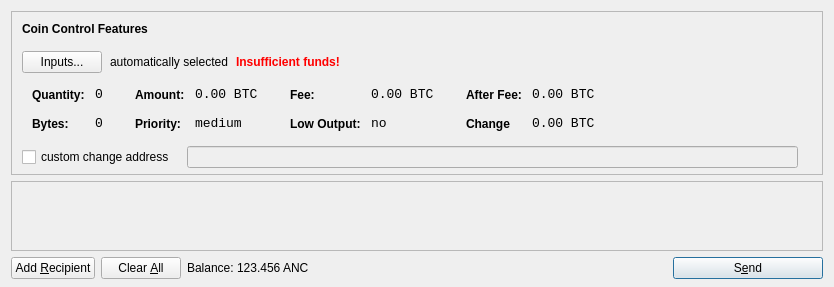
<?xml version="1.0" encoding="UTF-8"?>
<ui version="4.0">
 <class>SendCoinsDialog</class>
 <widget class="QDialog" name="SendCoinsDialog">
  <property name="geometry">
   <rect>
    <x>0</x>
    <y>0</y>
    <width>686</width>
    <height>217</height>
   </rect>
  </property>
  <property name="windowTitle">
   <string>Send Coins</string>
  </property>
<layout class="QVBoxLayout" name="verticalLayout" stretch="0,1,0">
   <property name="bottomMargin">
    <number>8</number>
   </property>
   <item>
    <widget class="QFrame" name="frameCoinControl">
     <property name="sizePolicy">
      <sizepolicy hsizetype="Expanding" vsizetype="Expanding">
       <horstretch>0</horstretch>
       <verstretch>0</verstretch>
      </sizepolicy>
     </property>
     <property name="maximumSize">
      <size>
       <width>16777215</width>
       <height>16777215</height>
      </size>
     </property>
     <property name="frameShape">
      <enum>QFrame::StyledPanel</enum>
     </property>
     <property name="frameShadow">
      <enum>QFrame::Sunken</enum>
     </property>
     <layout class="QVBoxLayout" name="verticalLayoutCoinControl2">
      <property name="spacing">
       <number>-1</number>
      </property>
      <property name="leftMargin">
       <number>0</number>
      </property>
      <property name="topMargin">
       <number>0</number>
      </property>
      <property name="rightMargin">
       <number>0</number>
      </property>
      <property name="bottomMargin">
       <number>6</number>
      </property>
      <item>
       <layout class="QVBoxLayout" name="verticalLayoutCoinControl" stretch="0,0,0,0,1">
        <property name="spacing">
         <number>0</number>
        </property>
        <property name="leftMargin">
         <number>10</number>
        </property>
        <property name="topMargin">
         <number>10</number>
        </property>
        <item>
         <layout class="QHBoxLayout" name="horizontalLayoutCoinControl1">
          <property name="bottomMargin">
           <number>15</number>
          </property>
          <item>
           <widget class="QLabel" name="labelCoinControlFeatures">
            <property name="sizePolicy">
             <sizepolicy hsizetype="Preferred" vsizetype="Maximum">
              <horstretch>0</horstretch>
              <verstretch>0</verstretch>
             </sizepolicy>
            </property>
            <property name="font">
             <font>
              <weight>75</weight>
              <bold>true</bold>
             </font>
            </property>
            <property name="styleSheet">
             <string notr="true">font-weight:bold;</string>
            </property>
            <property name="text">
             <string>Coin Control Features</string>
            </property>
           </widget>
          </item>
         </layout>
        </item>
        <item>
         <layout class="QHBoxLayout" name="horizontalLayoutCoinControl2" stretch="0,0,0,0">
          <property name="spacing">
           <number>8</number>
          </property>
          <property name="bottomMargin">
           <number>10</number>
          </property>
          <item>
           <widget class="QPushButton" name="pushButtonCoinControl">
            <property name="styleSheet">
             <string notr="true"/>
            </property>
            <property name="text">
             <string>Inputs...</string>
            </property>
           </widget>
          </item>
          <item>
           <widget class="QLabel" name="labelCoinControlAutomaticallySelected">
            <property name="text">
             <string>automatically selected</string>
            </property>
            <property name="margin">
             <number>5</number>
            </property>
           </widget>
          </item>
          <item>
           <widget class="QLabel" name="labelCoinControlInsuffFunds">
            <property name="font">
             <font>
              <weight>75</weight>
              <bold>true</bold>
             </font>
            </property>
            <property name="styleSheet">
             <string notr="true">color:red;font-weight:bold;</string>
            </property>
            <property name="text">
             <string>Insufficient funds!</string>
            </property>
            <property name="margin">
             <number>5</number>
            </property>
           </widget>
          </item>
          <item>
           <spacer name="horizontalSpacerCoinControl">
            <property name="orientation">
             <enum>Qt::Horizontal</enum>
            </property>
            <property name="sizeHint" stdset="0">
             <size>
              <width>40</width>
              <height>1</height>
             </size>
            </property>
           </spacer>
          </item>
         </layout>
        </item>
        <item>
         <widget class="QWidget" name="widgetCoinControl" native="true">
          <property name="sizePolicy">
           <sizepolicy hsizetype="Preferred" vsizetype="Preferred">
            <horstretch>0</horstretch>
            <verstretch>0</verstretch>
           </sizepolicy>
          </property>
          <property name="minimumSize">
           <size>
            <width>0</width>
            <height>0</height>
           </size>
          </property>
          <property name="styleSheet">
           <string notr="true"/>
          </property>
          <layout class="QHBoxLayout" name="horizontalLayoutCoinControl5">
           <property name="margin">
            <number>0</number>
           </property>
           <item>
            <layout class="QHBoxLayout" name="horizontalLayoutCoinControl3" stretch="0,0,0,1">
             <property name="spacing">
              <number>20</number>
             </property>
             <property name="topMargin">
              <number>0</number>
             </property>
             <property name="bottomMargin">
              <number>10</number>
             </property>
             <item>
              <layout class="QFormLayout" name="formLayoutCoinControl1">
               <property name="horizontalSpacing">
                <number>10</number>
               </property>
               <property name="verticalSpacing">
                <number>14</number>
               </property>
               <property name="leftMargin">
                <number>10</number>
               </property>
               <property name="topMargin">
                <number>4</number>
               </property>
               <property name="rightMargin">
                <number>6</number>
               </property>
               <item row="0" column="0">
                <widget class="QLabel" name="labelCoinControlQuantityText">
                 <property name="styleSheet">
                  <string notr="true">font-weight:bold;</string>
                 </property>
                 <property name="text">
                  <string>Quantity:</string>
                 </property>
                 <property name="margin">
                  <number>0</number>
                 </property>
                </widget>
               </item>
               <item row="0" column="1">
                <widget class="QLabel" name="labelCoinControlQuantity">
                 <property name="font">
                  <font>
                   <family>Monospace</family>
                   <pointsize>10</pointsize>
                  </font>
                 </property>
                 <property name="cursor">
                  <cursorShape>IBeamCursor</cursorShape>
                 </property>
                 <property name="contextMenuPolicy">
                  <enum>Qt::ActionsContextMenu</enum>
                 </property>
                 <property name="text">
                  <string>0</string>
                 </property>
                 <property name="margin">
                  <number>0</number>
                 </property>
                 <property name="textInteractionFlags">
                  <set>Qt::LinksAccessibleByMouse|Qt::TextSelectableByKeyboard|Qt::TextSelectableByMouse</set>
                 </property>
                </widget>
               </item>
               <item row="1" column="0">
                <widget class="QLabel" name="labelCoinControlBytesText">
                 <property name="styleSheet">
                  <string notr="true">font-weight:bold;</string>
                 </property>
                 <property name="text">
                  <string>Bytes:</string>
                 </property>
                </widget>
               </item>
               <item row="1" column="1">
                <widget class="QLabel" name="labelCoinControlBytes">
                 <property name="font">
                  <font>
                   <family>Monospace</family>
                   <pointsize>10</pointsize>
                  </font>
                 </property>
                 <property name="cursor">
                  <cursorShape>IBeamCursor</cursorShape>
                 </property>
                 <property name="contextMenuPolicy">
                  <enum>Qt::ActionsContextMenu</enum>
                 </property>
                 <property name="text">
                  <string>0</string>
                 </property>
                 <property name="textInteractionFlags">
                  <set>Qt::LinksAccessibleByMouse|Qt::TextSelectableByKeyboard|Qt::TextSelectableByMouse</set>
                 </property>
                </widget>
               </item>
              </layout>
             </item>
             <item>
              <layout class="QFormLayout" name="formLayoutCoinControl2">
               <property name="horizontalSpacing">
                <number>10</number>
               </property>
               <property name="verticalSpacing">
                <number>14</number>
               </property>
               <property name="leftMargin">
                <number>6</number>
               </property>
               <property name="topMargin">
                <number>4</number>
               </property>
               <property name="rightMargin">
                <number>6</number>
               </property>
               <item row="0" column="0">
                <widget class="QLabel" name="labelCoinControlAmountText">
                 <property name="styleSheet">
                  <string notr="true">font-weight:bold;</string>
                 </property>
                 <property name="text">
                  <string>Amount:</string>
                 </property>
                 <property name="margin">
                  <number>0</number>
                 </property>
                </widget>
               </item>
               <item row="0" column="1">
                <widget class="QLabel" name="labelCoinControlAmount">
                 <property name="font">
                  <font>
                   <family>Monospace</family>
                   <pointsize>10</pointsize>
                  </font>
                 </property>
                 <property name="cursor">
                  <cursorShape>IBeamCursor</cursorShape>
                 </property>
                 <property name="contextMenuPolicy">
                  <enum>Qt::ActionsContextMenu</enum>
                 </property>
                 <property name="text">
                  <string>0.00 BTC</string>
                 </property>
                 <property name="textInteractionFlags">
                  <set>Qt::LinksAccessibleByMouse|Qt::TextSelectableByKeyboard|Qt::TextSelectableByMouse</set>
                 </property>
                </widget>
               </item>
               <item row="1" column="0">
                <widget class="QLabel" name="labelCoinControlPriorityText">
                 <property name="styleSheet">
                  <string notr="true">font-weight:bold;</string>
                 </property>
                 <property name="text">
                  <string>Priority:</string>
                 </property>
                </widget>
               </item>
               <item row="1" column="1">
                <widget class="QLabel" name="labelCoinControlPriority">
                 <property name="font">
                  <font>
                   <family>Monospace</family>
                   <pointsize>10</pointsize>
                  </font>
                 </property>
                 <property name="cursor">
                  <cursorShape>IBeamCursor</cursorShape>
                 </property>
                 <property name="contextMenuPolicy">
                  <enum>Qt::ActionsContextMenu</enum>
                 </property>
                 <property name="text">
                  <string>medium</string>
                 </property>
                 <property name="textInteractionFlags">
                  <set>Qt::LinksAccessibleByMouse|Qt::TextSelectableByKeyboard|Qt::TextSelectableByMouse</set>
                 </property>
                </widget>
               </item>
              </layout>
             </item>
             <item>
              <layout class="QFormLayout" name="formLayoutCoinControl3">
               <property name="horizontalSpacing">
                <number>10</number>
               </property>
               <property name="verticalSpacing">
                <number>14</number>
               </property>
               <property name="leftMargin">
                <number>6</number>
               </property>
               <property name="topMargin">
                <number>4</number>
               </property>
               <property name="rightMargin">
                <number>6</number>
               </property>
               <item row="0" column="0">
                <widget class="QLabel" name="labelCoinControlFeeText">
                 <property name="styleSheet">
                  <string notr="true">font-weight:bold;</string>
                 </property>
                 <property name="text">
                  <string>Fee:</string>
                 </property>
                 <property name="margin">
                  <number>0</number>
                 </property>
                </widget>
               </item>
               <item row="0" column="1">
                <widget class="QLabel" name="labelCoinControlFee">
                 <property name="font">
                  <font>
                   <family>Monospace</family>
                   <pointsize>10</pointsize>
                  </font>
                 </property>
                 <property name="cursor">
                  <cursorShape>IBeamCursor</cursorShape>
                 </property>
                 <property name="contextMenuPolicy">
                  <enum>Qt::ActionsContextMenu</enum>
                 </property>
                 <property name="text">
                  <string>0.00 BTC</string>
                 </property>
                 <property name="textInteractionFlags">
                  <set>Qt::LinksAccessibleByMouse|Qt::TextSelectableByKeyboard|Qt::TextSelectableByMouse</set>
                 </property>
                </widget>
               </item>
               <item row="1" column="0">
                <widget class="QLabel" name="labelCoinControlLowOutputText">
                 <property name="styleSheet">
                  <string notr="true">font-weight:bold;</string>
                 </property>
                 <property name="text">
                  <string>Low Output:</string>
                 </property>
                </widget>
               </item>
               <item row="1" column="1">
                <widget class="QLabel" name="labelCoinControlLowOutput">
                 <property name="font">
                  <font>
                   <family>Monospace</family>
                   <pointsize>10</pointsize>
                  </font>
                 </property>
                 <property name="cursor">
                  <cursorShape>IBeamCursor</cursorShape>
                 </property>
                 <property name="contextMenuPolicy">
                  <enum>Qt::ActionsContextMenu</enum>
                 </property>
                 <property name="text">
                  <string>no</string>
                 </property>
                 <property name="textInteractionFlags">
                  <set>Qt::LinksAccessibleByMouse|Qt::TextSelectableByKeyboard|Qt::TextSelectableByMouse</set>
                 </property>
                </widget>
               </item>
              </layout>
             </item>
             <item>
              <layout class="QFormLayout" name="formLayoutCoinControl4">
               <property name="horizontalSpacing">
                <number>10</number>
               </property>
               <property name="verticalSpacing">
                <number>14</number>
               </property>
               <property name="leftMargin">
                <number>6</number>
               </property>
               <property name="topMargin">
                <number>4</number>
               </property>
               <property name="rightMargin">
                <number>6</number>
               </property>
               <item row="0" column="0">
                <widget class="QLabel" name="labelCoinControlAfterFeeText">
                 <property name="styleSheet">
                  <string notr="true">font-weight:bold;</string>
                 </property>
                 <property name="text">
                  <string>After Fee:</string>
                 </property>
                 <property name="margin">
                  <number>0</number>
                 </property>
                </widget>
               </item>
               <item row="0" column="1">
                <widget class="QLabel" name="labelCoinControlAfterFee">
                 <property name="font">
                  <font>
                   <family>Monospace</family>
                   <pointsize>10</pointsize>
                  </font>
                 </property>
                 <property name="cursor">
                  <cursorShape>IBeamCursor</cursorShape>
                 </property>
                 <property name="contextMenuPolicy">
                  <enum>Qt::ActionsContextMenu</enum>
                 </property>
                 <property name="text">
                  <string>0.00 BTC</string>
                 </property>
                 <property name="textInteractionFlags">
                  <set>Qt::LinksAccessibleByMouse|Qt::TextSelectableByKeyboard|Qt::TextSelectableByMouse</set>
                 </property>
                </widget>
               </item>
               <item row="1" column="0">
                <widget class="QLabel" name="labelCoinControlChangeText">
                 <property name="styleSheet">
                  <string notr="true">font-weight:bold;</string>
                 </property>
                 <property name="text">
                  <string>Change</string>
                 </property>
                </widget>
               </item>
               <item row="1" column="1">
                <widget class="QLabel" name="labelCoinControlChange">
                 <property name="font">
                  <font>
                   <family>Monospace</family>
                   <pointsize>10</pointsize>
                  </font>
                 </property>
                 <property name="cursor">
                  <cursorShape>IBeamCursor</cursorShape>
                 </property>
                 <property name="contextMenuPolicy">
                  <enum>Qt::ActionsContextMenu</enum>
                 </property>
                 <property name="text">
                  <string>0.00 BTC</string>
                 </property>
                 <property name="textInteractionFlags">
                  <set>Qt::LinksAccessibleByMouse|Qt::TextSelectableByKeyboard|Qt::TextSelectableByMouse</set>
                 </property>
                </widget>
               </item>
              </layout>
             </item>
            </layout>
           </item>
          </layout>
         </widget>
        </item>
        <item>
         <layout class="QHBoxLayout" name="horizontalLayoutCoinControl4" stretch="0,0,0">
          <property name="spacing">
           <number>12</number>
          </property>
          <property name="sizeConstraint">
           <enum>QLayout::SetDefaultConstraint</enum>
          </property>
          <property name="topMargin">
           <number>5</number>
          </property>
          <property name="rightMargin">
           <number>5</number>
          </property>
          <item>
           <widget class="QCheckBox" name="checkBoxCoinControlChange">
            <property name="text">
             <string>custom change address</string>
            </property>
           </widget>
          </item>
          <item>
           <widget class="QLineEdit" name="lineEditCoinControlChange">
            <property name="enabled">
             <bool>false</bool>
            </property>
            <property name="sizePolicy">
             <sizepolicy hsizetype="Expanding" vsizetype="Fixed">
              <horstretch>0</horstretch>
              <verstretch>0</verstretch>
             </sizepolicy>
            </property>
           </widget>
          </item>
          <item>
           <widget class="QLabel" name="labelCoinControlChangeLabel">
            <property name="sizePolicy">
             <sizepolicy hsizetype="Preferred" vsizetype="Expanding">
              <horstretch>0</horstretch>
              <verstretch>0</verstretch>
             </sizepolicy>
            </property>
            <property name="minimumSize">
             <size>
              <width>0</width>
              <height>0</height>
             </size>
            </property>
            <property name="text">
             <string/>
            </property>
            <property name="margin">
             <number>3</number>
            </property>
           </widget>
          </item>
         </layout>
        </item>
        <item>
         <spacer name="verticalSpacerCoinControl">
          <property name="orientation">
           <enum>Qt::Vertical</enum>
          </property>
          <property name="sizeHint" stdset="0">
           <size>
            <width>800</width>
            <height>1</height>
           </size>
          </property>
         </spacer>
        </item>
       </layout>
      </item>
     </layout>
    </widget>
   </item>
   <item>
    <widget class="QScrollArea" name="scrollArea">
     <property name="widgetResizable">
      <bool>true</bool>
     </property>
     <widget class="QWidget" name="scrollAreaWidgetContents">
      <property name="geometry">
       <rect>
        <x>0</x>
        <y>0</y>
        <width>666</width>
        <height>165</height>
       </rect>
      </property>
      <layout class="QVBoxLayout" name="verticalLayout_2">
       <property name="margin">
        <number>0</number>
       </property>
       <item>
        <layout class="QVBoxLayout" name="entries">
         <property name="spacing">
          <number>6</number>
         </property>
        </layout>
       </item>
       <item>
        <spacer name="verticalSpacer">
         <property name="orientation">
          <enum>Qt::Vertical</enum>
         </property>
         <property name="sizeHint" stdset="0">
          <size>
           <width>20</width>
           <height>40</height>
          </size>
         </property>
        </spacer>
       </item>
      </layout>
     </widget>
    </widget>
   </item>
   <item>
    <layout class="QHBoxLayout" name="horizontalLayout">
     <item>
      <widget class="QPushButton" name="addButton">
       <property name="toolTip">
        <string>Send to multiple recipients at once</string>
       </property>
       <property name="text">
        <string>Add &amp;Recipient</string>
       </property>
       <property name="icon">
        <iconset resource="../bitcoin.qrc">
         <normaloff>:/icons/add</normaloff>:/icons/add</iconset>
       </property>
       <property name="autoDefault">
        <bool>false</bool>
       </property>
      </widget>
     </item>
     <item>
      <widget class="QPushButton" name="clearButton">
       <property name="sizePolicy">
        <sizepolicy hsizetype="Minimum" vsizetype="Fixed">
         <horstretch>0</horstretch>
         <verstretch>0</verstretch>
        </sizepolicy>
       </property>
       <property name="toolTip">
        <string>Remove all transaction fields</string>
       </property>
       <property name="text">
        <string>Clear &amp;All</string>
       </property>
       <property name="icon">
        <iconset resource="../bitcoin.qrc">
         <normaloff>:/icons/remove</normaloff>:/icons/remove</iconset>
       </property>
       <property name="autoRepeatDelay">
        <number>300</number>
       </property>
       <property name="autoDefault">
        <bool>false</bool>
       </property>
      </widget>
     </item>
     <item>
      <layout class="QHBoxLayout" name="horizontalLayout_2">
       <property name="spacing">
        <number>3</number>
       </property>
       <item>
        <widget class="QLabel" name="label">
         <property name="text">
          <string>Balance:</string>
         </property>
        </widget>
       </item>
       <item>
        <widget class="QLabel" name="labelBalance">
         <property name="cursor">
          <cursorShape>IBeamCursor</cursorShape>
         </property>
         <property name="text">
          <string>123.456 ANC</string>
         </property>
         <property name="textInteractionFlags">
          <set>Qt::LinksAccessibleByMouse|Qt::TextSelectableByKeyboard|Qt::TextSelectableByMouse</set>
         </property>
        </widget>
       </item>
      </layout>
     </item>
     <item>
      <spacer name="horizontalSpacer">
       <property name="orientation">
        <enum>Qt::Horizontal</enum>
       </property>
       <property name="sizeHint" stdset="0">
        <size>
         <width>40</width>
         <height>20</height>
        </size>
       </property>
      </spacer>
     </item>
     <item>
      <widget class="QPushButton" name="sendButton">
       <property name="minimumSize">
        <size>
         <width>150</width>
         <height>0</height>
        </size>
       </property>
       <property name="toolTip">
        <string>Confirm the send action</string>
       </property>
       <property name="text">
        <string>S&amp;end</string>
       </property>
       <property name="icon">
        <iconset resource="../bitcoin.qrc">
         <normaloff>:/icons/send</normaloff>:/icons/send</iconset>
       </property>
       <property name="default">
        <bool>true</bool>
       </property>
      </widget>
     </item>
    </layout>
   </item>
  </layout>
 </widget>
 <resources>
  <include location="../bitcoin.qrc"/>
 </resources>
 <connections/>
</ui>
